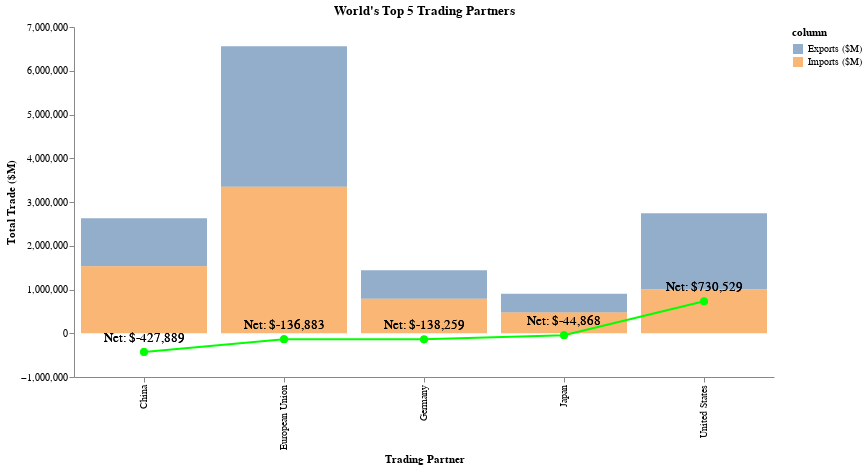

The code cell stored with this chart in its notebook:
### Markdown cell above
### Background:

MIDS students taking W209, Data Visualization, are expected to demonstrate an ability to source datasets, analyze datasets, and present visualizations in the form of web-based applications, to convey insights from those datasets to users.

Our team will communicate trade trends over the past 6 years, for the world's top 20 trading nations.

### Data Sources, and description of those data:

Our data is sourced from the World Trade Organization, and Bloomberg.  These data consist primarily of datasets which explore total trade, total imports, and total exports, by any one of the top 20 trading nations with another.  These data also contain trade categories, of each of these nations with the other.

### Limitations of data set:

This data set is limited to 20 countries for 6 years.  This is due to the difficulty of harvesting, and pre-processing data.  These data are sufficiently feature rich to demonstrate hypothesis.  However, they lack longtitudinal depth require to draw conclusions about world trade trends over a long term.  They do, however, provide a view into trade between the world's 20 largest trading nations over the past six years.


## Hypothesis 1:

While not a country, the European Union, has been the world's largest trading block.  It has been so for the past 6 years.

### Code cell
my_altair.get_import_export_balance_top_five("World")
#my_altair.get_altaire_bar_top5_partners("World")

### Figure 1 — Vega-Lite specification as saved in the notebook (floating-point values rounded to 4 significant figures)
{"config": {"view": {"continuousWidth": 400, "continuousHeight": 300, "strokeWidth": 0}, "axis": {"grid": false}}, "layer": [{"layer": [{"mark": {"type": "bar", "opacity": 0.6}, "encoding": {"color": {"field": "column", "type": "nominal"}, "tooltip": [{"field": "Total Trade ($M)", "format": "$,.0f", "type": "quantitative"}, {"field": "net_trade", "format": "$,.0f", "title": "Net Trade", "type": "quantitative"}, {"field": "Exports ($M)", "format": "$,.0f", "type": "quantitative"}, {"field": "Imports ($M)", "format": "$,.0f", "type": "quantitative"}, {"field": "Imports ($M)", "format": "$,.0f", "type": "quantitative"}], "x": {"field": "Trading Partner", "type": "nominal"}, "y": {"axis": {"title": "Total Trade ($M)"}, "field": "value", "type": "quantitative"}}, "selection": {"Year": {"type": "single", "bind": {"input": "range", "max": 2020, "min": 2014, "step": 1}, "fields": ["year"], "init": {"year": 2020}}}, "transform": [{"fold": ["Exports ($M)", "Imports ($M)"], "as": ["column", "value"]}]}, {"mark": {"type": "circle", "color": "red", "opacity": 0.0, "size": 1000}, "encoding": {"tooltip": [{"field": "Total Trade ($M)", "format": "$,.0f", "type": "quantitative"}, {"field": "net_trade", "format": "$,.0f", "title": "Net Trade", "type": "quantitative"}, {"field": "Exports ($M)", "format": "$,.0f", "type": "quantitative"}, {"field": "Imports ($M)", "format": "$,.0f", "type": "quantitative"}, {"field": "Imports ($M)", "format": "$,.0f", "type": "quantitative"}], "x": {"field": "Trading Partner", "type": "nominal"}, "y": {"axis": {"title": ""}, "field": "net_trade", "type": "quantitative"}}, "transform": [{"fold": ["Exports ($M)", "Imports ($M)"], "as": ["column", "value"]}]}, {"mark": {"type": "line", "color": "Lime"}, "encoding": {"color": {"value": "Lime"}, "tooltip": [{"field": "Total Trade ($M)", "format": "$,.0f", "type": "quantitative"}, {"field": "net_trade", "format": "$,.0f", "title": "Net Trade", "type": "quantitative"}, {"field": "Exports ($M)", "format": "$,.0f", "type": "quantitative"}, {"field": "Imports ($M)", "format": "$,.0f", "type": "quantitative"}, {"field": "Imports ($M)", "format": "$,.0f", "type": "quantitative"}], "x": {"field": "Trading Partner", "type": "nominal"}, "y": {"axis": {"title": ""}, "field": "net_trade", "type": "quantitative"}}, "transform": [{"fold": ["Exports ($M)", "Imports ($M)"], "as": ["column", "value"]}]}, {"mark": {"type": "text", "color": "black", "dy": -14, "fontSize": 13, "opacity": 1}, "encoding": {"text": {"field": "net_trade_text", "type": "nominal"}, "x": {"field": "Trading Partner", "type": "nominal"}, "y": {"axis": {"title": ""}, "field": "net_trade", "type": "quantitative"}}, "transform": [{"fold": ["Exports ($M)", "Imports ($M)"], "as": ["column", "value"]}]}, {"mark": {"type": "circle", "color": "Lime", "opacity": 1.0, "size": 60}, "encoding": {"x": {"field": "Trading Partner", "type": "nominal"}, "y": {"axis": {"title": ""}, "field": "net_trade", "type": "quantitative"}}, "transform": [{"fold": ["Exports ($M)", "Imports ($M)"], "as": ["column", "value"]}]}]}], "data": {"name": "data-e51f747f25683acd283338cf961fd638"}, "height": 350, "resolve": {"scale": {"y": "independent"}}, "title": "World's Top 5 Trading Partners", "transform": [{"filter": {"selection": "Year"}}], "width": 700, "$schema": "https://vega.github.io/schema/vega-lite/v4.17.0.json", "datasets": {"data-e51f747f25683acd283338cf961fd638": [{"Trading Partner": "China", "year": 2014, "Total Trade ($M)": 2519000.0, "net_trade": -376200.0, "net_trade_text": "Net: $-376,236", "Exports ($M)": 1071000.0, "Imports ($M)": 1447000.0, "source_country": "World"}, {"Trading Partner": "China", "year": 2015, "Total Trade ($M)": 2297000.0, "net_trade": -528700.0, "net_trade_text": "Net: $-528,746", "Exports ($M)": 884200.0, "Imports ($M)": 1413000.0, "source_country": "World"}, {"Trading Partner": "China", "year": 2016, "Total Trade ($M)": 2261000.0, "net_trade": -484000.0, "net_trade_text": "Net: $-483,953", "Exports ($M)": 888500.0, "Imports ($M)": 1372000.0, "source_country": "World"}, {"Trading Partner": "China", "year": 2017, "Total Trade ($M)": 2542000.0, "net_trade": -478300.0, "net_trade_text": "Net: $-478,311", "Exports ($M)": 1032000.0, "Imports ($M)": 1510000.0, "source_country": "World"}, {"Trading Partner": "China", "year": 2018, "Total Trade ($M)": 2821000.0, "net_trade": -447100.0, "net_trade_text": "Net: $-447,063", "Exports ($M)": 1187000.0, "Imports ($M)": 1634000.0, "source_country": "World"}, {"Trading Partner": "China", "year": 2019, "Total Trade ($M)": 2656000.0, "net_trade": -417000.0, "net_trade_text": "Net: $-416,987", "Exports ($M)": 1119000.0, "Imports ($M)": 1536000.0, "source_country": "World"}, {"Trading Partner": "China", "year": 2020, "Total Trade ($M)": 2630000.0, "net_trade": -427900.0, "net_trade_text": "Net: $-427,889", "Exports ($M)": 1101000.0, "Imports ($M)": 1529000.0, "source_country": "World"}, {"Trading Partner": "European Union", "year": 2014, "Total Trade ($M)": 7556000.0, "net_trade": 30510.0, "net_trade_text": "Net: $30,510", "Exports ($M)": 3793000.0, "Imports ($M)": 3763000.0, "source_country": "World"}, {"Trading Partner": "European Union", "year": 2015, "Total Trade ($M)": 5974000.0, "net_trade": -181400.0, "net_trade_text": "Net: $-181,352", "Exports ($M)": 2896000.0, "Imports ($M)": 3078000.0, "source_country": "World"}, {"Trading Partner": "European Union", "year": 2016, "Total Trade ($M)": 5987000.0, "net_trade": -150600.0, "net_trade_text": "Net: $-150,626", "Exports ($M)": 2918000.0, "Imports ($M)": 3069000.0, "source_country": "World"}, {"Trading Partner": "European Union", "year": 2017, "Total Trade ($M)": 6599000.0, "net_trade": -105000.0, "net_trade_text": "Net: $-104,963", "Exports ($M)": 3247000.0, "Imports ($M)": 3352000.0, "source_country": "World"}, {"Trading Partner": "European Union", "year": 2018, "Total Trade ($M)": 7256000.0, "net_trade": -80730.0, "net_trade_text": "Net: $-80,729", "Exports ($M)": 3588000.0, "Imports ($M)": 3668000.0, "source_country": "World"}, {"Trading Partner": "European Union", "year": 2019, "Total Trade ($M)": 7048000.0, "net_trade": -148100.0, "net_trade_text": "Net: $-148,054", "Exports ($M)": 3450000.0, "Imports ($M)": 3598000.0, "source_country": "World"}, {"Trading Partner": "European Union", "year": 2020, "Total Trade ($M)": 6562000.0, "net_trade": -136900.0, "net_trade_text": "Net: $-136,883", "Exports ($M)": 3213000.0, "Imports ($M)": 3349000.0, "source_country": "World"}, {"Trading Partner": "Germany", "year": 2014, "Total Trade ($M)": 1585000.0, "net_trade": -187800.0, "net_trade_text": "Net: $-187,845", "Exports ($M)": 698800.0, "Imports ($M)": 886600.0, "source_country": "World"}, {"Trading Partner": "Germany", "year": 2015, "Total Trade ($M)": 1395000.0, "net_trade": -190800.0, "net_trade_text": "Net: $-190,848", "Exports ($M)": 602300.0, "Imports ($M)": 793100.0, "source_country": "World"}, {"Trading Partner": "Germany", "year": 2016, "Total Trade ($M)": 1373000.0, "net_trade": -175200.0, "net_trade_text": "Net: $-175,205", "Exports ($M)": 598700.0, "Imports ($M)": 773900.0, "source_country": "World"}, {"Trading Partner": "Germany", "year": 2017, "Total Trade ($M)": 1491000.0, "net_trade": -174200.0, "net_trade_text": "Net: $-174,236", "Exports ($M)": 658300.0, "Imports ($M)": 832600.0, "source_country": "World"}, {"Trading Partner": "Germany", "year": 2018, "Total Trade ($M)": 1615000.0, "net_trade": -172900.0, "net_trade_text": "Net: $-172,920", "Exports ($M)": 721000.0, "Imports ($M)": 894000.0, "source_country": "World"}, {"Trading Partner": "Germany", "year": 2019, "Total Trade ($M)": 1549000.0, "net_trade": -173000.0, "net_trade_text": "Net: $-173,017", "Exports ($M)": 687900.0, "Imports ($M)": 860900.0, "source_country": "World"}, {"Trading Partner": "Germany", "year": 2020, "Total Trade ($M)": 1442000.0, "net_trade": -138300.0, "net_trade_text": "Net: $-138,259", "Exports ($M)": 651700.0, "Imports ($M)": 789900.0, "source_country": "World"}, {"Trading Partner": "Japan", "year": 2014, "Total Trade ($M)": 1049000.0, "net_trade": 27380.0, "net_trade_text": "Net: $27,383", "Exports ($M)": 538000.0, "Imports ($M)": 510600.0, "source_country": "World"}, {"Trading Partner": "Japan", "year": 2015, "Total Trade ($M)": 900600.0, "net_trade": -24130.0, "net_trade_text": "Net: $-24,134", "Exports ($M)": 438200.0, "Imports ($M)": 462400.0, "source_country": "World"}, {"Trading Partner": "Japan", "year": 2016, "Total Trade ($M)": 891800.0, "net_trade": -49370.0, "net_trade_text": "Net: $-49,367", "Exports ($M)": 421200.0, "Imports ($M)": 470600.0, "source_country": "World"}, {"Trading Partner": "Japan", "year": 2017, "Total Trade ($M)": 976600.0, "net_trade": -48020.0, "net_trade_text": "Net: $-48,015", "Exports ($M)": 464300.0, "Imports ($M)": 512300.0, "source_country": "World"}, {"Trading Partner": "Japan", "year": 2018, "Total Trade ($M)": 1053000.0, "net_trade": -30970.0, "net_trade_text": "Net: $-30,973", "Exports ($M)": 510800.0, "Imports ($M)": 541800.0, "source_country": "World"}, {"Trading Partner": "Japan", "year": 2019, "Total Trade ($M)": 1011000.0, "net_trade": -31740.0, "net_trade_text": "Net: $-31,735", "Exports ($M)": 489500.0, "Imports ($M)": 521200.0, "source_country": "World"}, {"Trading Partner": "Japan", "year": 2020, "Total Trade ($M)": 902800.0, "net_trade": -44870.0, "net_trade_text": "Net: $-44,868", "Exports ($M)": 429000.0, "Imports ($M)": 473800.0, "source_country": "World"}, {"Trading Partner": "United States", "year": 2014, "Total Trade ($M)": 2926000.0, "net_trade": 717800.0, "net_trade_text": "Net: $717,842", "Exports ($M)": 1822000.0, "Imports ($M)": 1104000.0, "source_country": "World"}, {"Trading Partner": "United States", "year": 2015, "Total Trade ($M)": 2788000.0, "net_trade": 716600.0, "net_trade_text": "Net: $716,557", "Exports ($M)": 1752000.0, "Imports ($M)": 1036000.0, "source_country": "World"}, {"Trading Partner": "United States", "year": 2016, "Total Trade ($M)": 2697000.0, "net_trade": 696300.0, "net_trade_text": "Net: $696,340", "Exports ($M)": 1696000.0, "Imports ($M)": 1000000.0, "source_country": "World"}, {"Trading Partner": "United States", "year": 2017, "Total Trade ($M)": 2881000.0, "net_trade": 740900.0, "net_trade_text": "Net: $740,880", "Exports ($M)": 1811000.0, "Imports ($M)": 1070000.0, "source_country": "World"}, {"Trading Partner": "United States", "year": 2018, "Total Trade ($M)": 3124000.0, "net_trade": 797100.0, "net_trade_text": "Net: $797,083", "Exports ($M)": 1960000.0, "Imports ($M)": 1163000.0, "source_country": "World"}, {"Trading Partner": "United States", "year": 2019, "Total Trade ($M)": 3032000.0, "net_trade": 775000.0, "net_trade_text": "Net: $774,984", "Exports ($M)": 1903000.0, "Imports ($M)": 1128000.0, "source_country": "World"}, {"Trading Partner": "United States", "year": 2020, "Total Trade ($M)": 2744000.0, "net_trade": 730500.0, "net_trade_text": "Net: $730,529", "Exports ($M)": 1737000.0, "Imports ($M)": 1007000.0, "source_country": "World"}]}}
